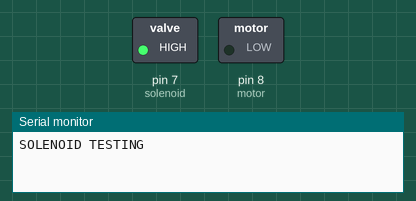
A sketch run on a simulated Arduino Uno, built with avr-gcc and run on an emulated ATmega328P. Shown: switched loads named in the sketch (green lamp = pin HIGH), the last lines printed to the serial monitor.

Above: at 2.5 s.
At 11.5 s:
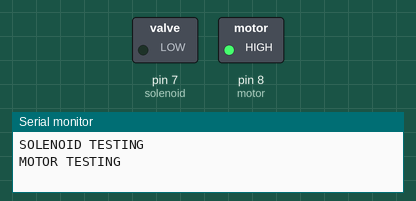
At 14.5 s:
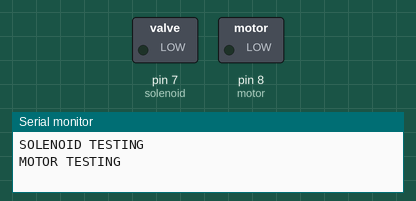
Timing chart, 0 to 20.8 s (numbered marks = the images above):
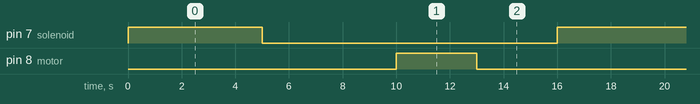

Measured:
- by itself, pin 7 (solenoid): alternates HIGH for 5.0 s and LOW for 11.0 s
- by itself, pin 8 (motor): alternates HIGH for 3.0 s and LOW for 13.0 s
- by itself, everything shown: repeats every 16.0 s, in 4 steps

The sketch:

ControlTest.ino
```cpp
const int solenoid = 7;
const int motor = 8;

void setup() {
  // put your setup code here, to run once:
  Serial.begin(115200);
  pinMode(solenoid, OUTPUT);
  pinMode(motor, OUTPUT);
  digitalWrite(solenoid, LOW);
  digitalWrite(motor, LOW);
}

void loop() {
  // put your main code here, to run repeatedly:
  Serial.println("SOLENOID TESTING");
  digitalWrite(solenoid, HIGH);
  delay(5000);
  digitalWrite(solenoid, LOW);
  delay(5000);
  Serial.println("MOTOR TESTING");
  digitalWrite(motor, HIGH);
  delay(3000);
  digitalWrite(motor, LOW);
  delay(3000);
}
```
